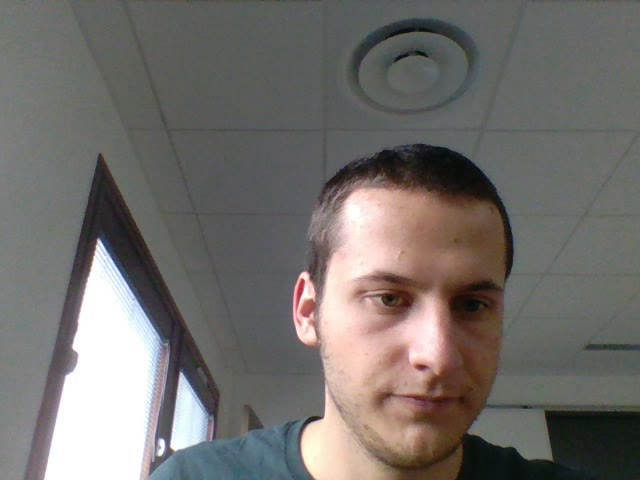
#> input picture frame 2 of output.avi, 640 x 480 px, given in place of the camera
$ python detectionM2.py
#> lines starting #> are read from the running program, lines starting #| are printed output that depends on the picture; after the words box and inside, x2 and y2 are one past the last pixel; in counts of white or black regions, pixels touching at a corner belong together
# import the necessary packages
import numpy as np
import cv2

output = False

# initialize the HOG descriptor/person detector
hog = cv2.HOGDescriptor()
hog.setSVMDetector(cv2.HOGDescriptor_getDefaultPeopleDetector())


# open webcam video stream
cap = cv2.VideoCapture(0)


# the output will be written to output.avi
if(output):
    out = cv2.VideoWriter( 'output.avi', cv2.VideoWriter_fourcc(*'MJPG'), 15.,(640,480))

while(True):
    # Capture frame-by-frame
    ret, frame = cap.read()
#> frame is the input picture: shape (480, 640, 3); mean B, G, R 108.1, 110.8, 114.8

    # resizing for faster detection
    frame = cv2.resize(frame, (640, 480))
    # using a greyscale picture, also for faster detection
    gray = cv2.cvtColor(frame, cv2.COLOR_RGB2GRAY)
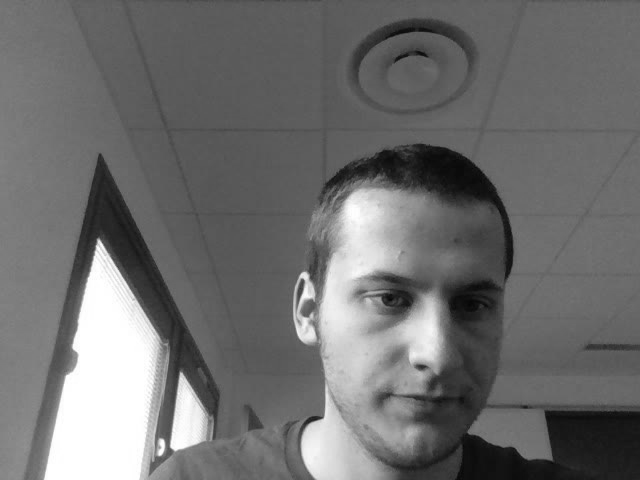
#> gray: shape (480, 640); min 6, max 255, mean 110.5

    # detect people in the image
    # returns the bounding boxes for the detected objects
    boxes, weights = hog.detectMultiScale(frame, winStride=(4, 4),
                                            padding=(4, 4),
                                            scale=1.05)
#> boxes = [[26, 313, 67, 134]]; weights = [0.214]

    boxes = np.array([[x, y, x + w, y + h] for (x, y, w, h) in boxes])
#> boxes = [[26, 313, 93, 447]]

    for (xA, yA, xB, yB) in boxes:
        # display the detected boxes in the colour picture
        cv2.rectangle(frame, (xA, yA), (xB, yB),
                          (0, 255, 0), 2)
#> this loop made 1 pass
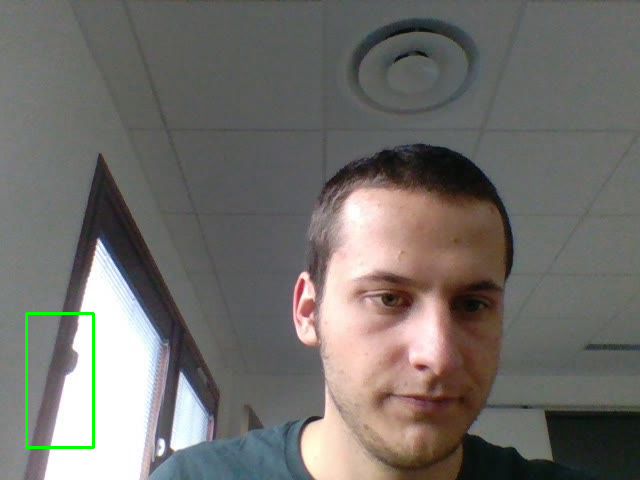
#> frame: shape (480, 640, 3); 0.39% of pixels changed, all inside (x1, y1, x2, y2) = (25, 312, 95, 449)

    # Write the output video
    if(output):
        out.write(frame.astype('uint8'))
    # Display the resulting frame
    cv2.imshow('frame',frame)
    if cv2.waitKey(1) & 0xFF == ord('q'):
#> (key q is pressed here)
        break

# When everything done, release the capture
cap.release()
# and release the output
if(output):
    out.release()
# finally, close the window
cv2.destroyAllWindows()
cv2.waitKey(1)

$ run again, starting later in the video
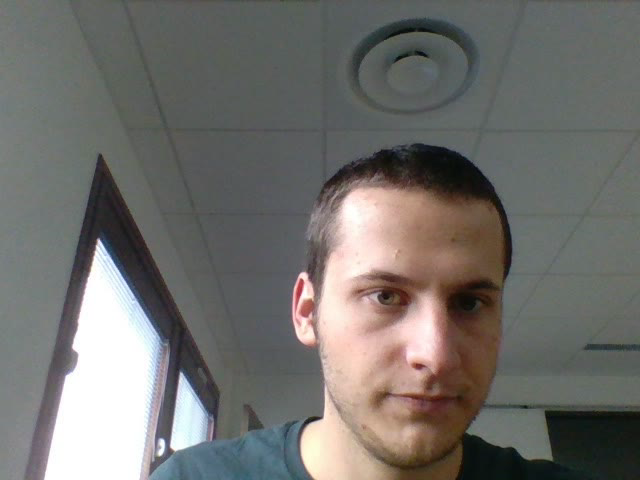
#> input picture frame 10 of output.avi, 640 x 480 px, given in place of the camera
#> frame is the input picture: shape (480, 640, 3); mean B, G, R 108.2, 111.5, 113.3
#> `gray = cv2.cvtColor(frame, cv2.COLOR_RGB2GRAY)`:
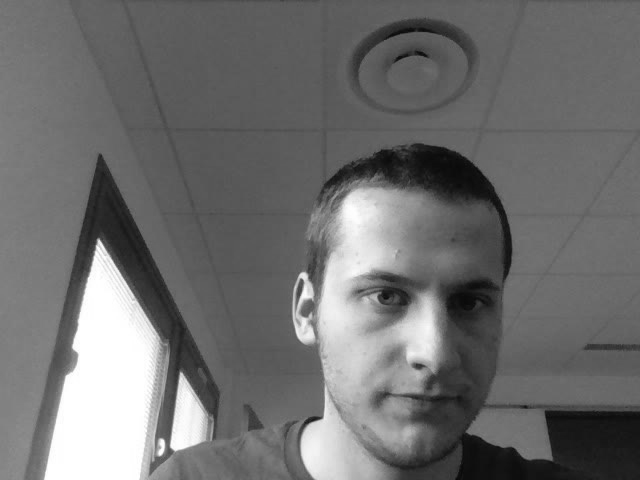
#> gray: shape (480, 640); min 9, max 255, mean 110.7
#> `boxes, weights = hog.detectMultiScale(frame, winStride=(4, 4), padding..`: boxes = [[273, 241, 64, 128], [57, 129, 88, 176]]; weights = [0.49, 0.934]
#> `boxes = np.array([[x, y, x + w, y + h] for (x, y, w, h) in boxes])`: boxes = [[273, 241, 337, 369], [57, 129, 145, 305]]
#> the loop `for (xA, yA, xB, yB) in boxes:` made 2 passes
#> after the loop `for (xA, yA, xB, yB) in boxes:`:
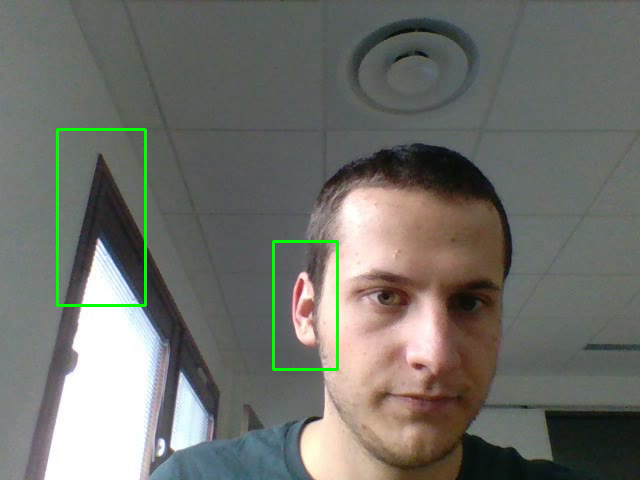
#> frame: shape (480, 640, 3); 0.89% of pixels changed, all inside (x1, y1, x2, y2) = (56, 128, 339, 371)

$ run again, starting later in the video
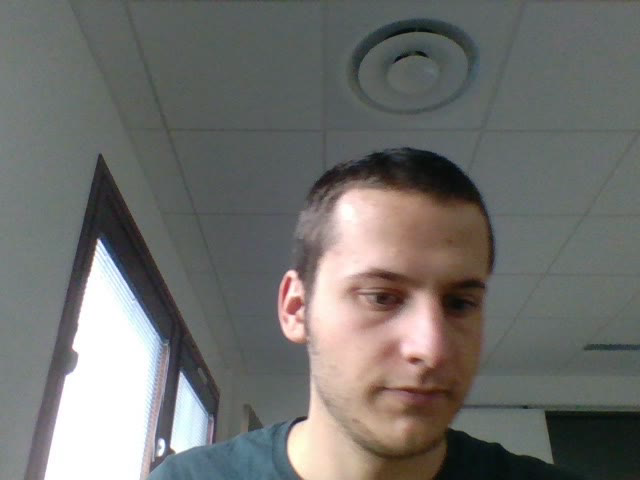
#> input picture frame 19 of output.avi, 640 x 480 px, given in place of the camera
#> frame is the input picture: shape (480, 640, 3); mean B, G, R 108.9, 111.8, 112.2
#> `gray = cv2.cvtColor(frame, cv2.COLOR_RGB2GRAY)`:
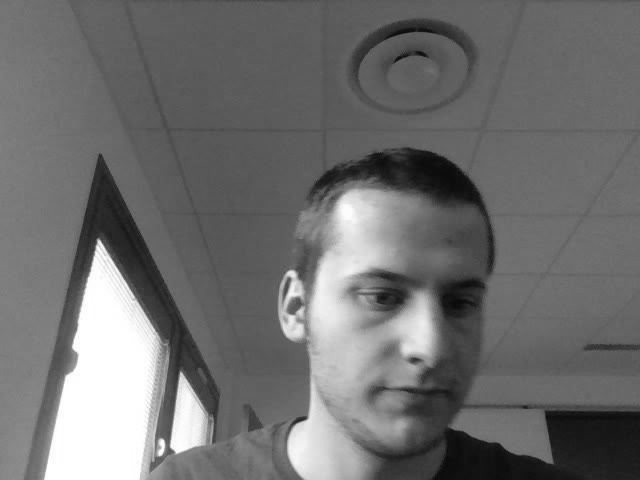
#> gray: shape (480, 640); min 8, max 255, mean 111
#> `boxes, weights = hog.detectMultiScale(frame, winStride=(4, 4), padding..`: boxes = ()
#> `boxes = np.array([[x, y, x + w, y + h] for (x, y, w, h) in boxes])`: boxes = empty array
